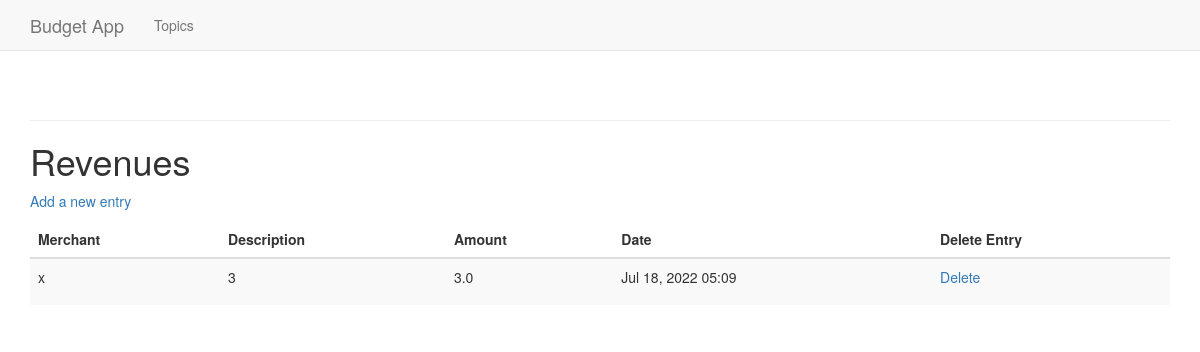
The page /transactions/1/ on the database as committed earlier.
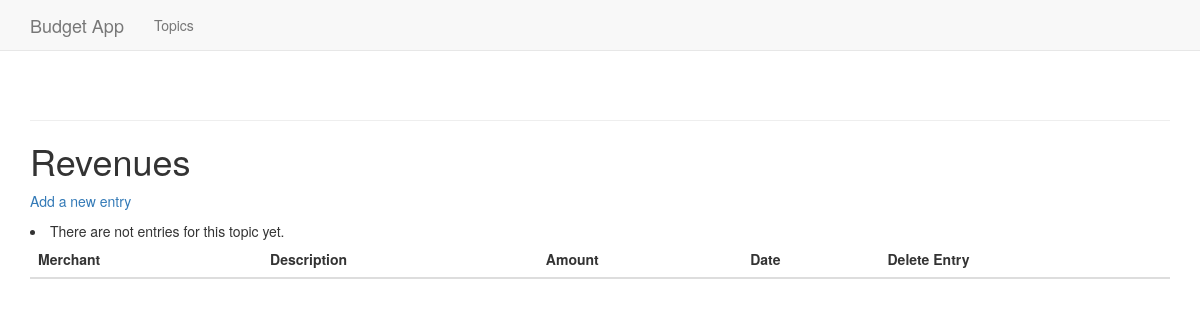
The same page on the database as committed later.
### budget_app/models.py (models this page shows, shortened)
class Entry(models.Model):
    transaction = models.ForeignKey(Transaction, on_delete=models.CASCADE)
    merchant = models.CharField(max_length=200)
    description = models.TextField()
    transaction_amount = models.FloatField(max_length=10)
    date_added = models.DateTimeField(auto_now_add=True)
    class Meta:
        verbose_name_plural = 'entries'

### budget_app/views.py (the view)
# urls.py: path('transactions/<int:transaction_id>/', views.transaction, name='transaction'),
def transaction(request, transaction_id):
    transaction = Transaction.objects.get(id=transaction_id)
    entries = transaction.entry_set.order_by('-date_added')
    context = {'transaction': transaction, 'entries': entries}
    return render(request, 'budget_app/transaction.html', context)

### budget_app/models.py (called while the page is built)
    def __str__(self):
        return (self.TransactionType)

### budget_app/templates/budget_app/transaction.html (shortened to what this page needs)
{% extends 'budget_app/base.html' %}
{% block content %}
<h1> {{transaction}}</h1>
<a href="{% url 'budget_app:new_entry' transaction.id%}">Add a new entry</a>
<table class ="table table-striped">
    <thead>
        <tr>
            <th>Merchant</th>
            <th>Description</th>
            <th>Amount</th>
            <th>Date</th>
            <th>Delete Entry</th>
        </tr>
    </thead>
<ul>
    <tbody>
    {% for entry in entries %}
        <tr>
            <td>{{ entry.merchant|linebreaks }}</td>
            <td>{{ entry.description|linebreaks }}</td>
            <td>{{ entry.transaction_amount|linebreaks }}</td>
            <td>{{ entry.date_added|date:'M d, Y H:i' }}</td>
            <td><a href="{% url 'budget_app:delete_entry' entry.id %}">Delete</a></td>
        </tr>
    {% empty %}
        <li>
            There are not entries for this topic yet.
        </li>
{% endfor %}
    </tbody>
</table>
{% endblock content %}

Rows that differ between the two databases and show on the page:
removed Entry: merchant "x", description "3", transaction_amount "3.0", date_added "Jul 18, 2022 05:09"
Other text that changed with them:
text now shown: "There are not entries for this topic yet."
